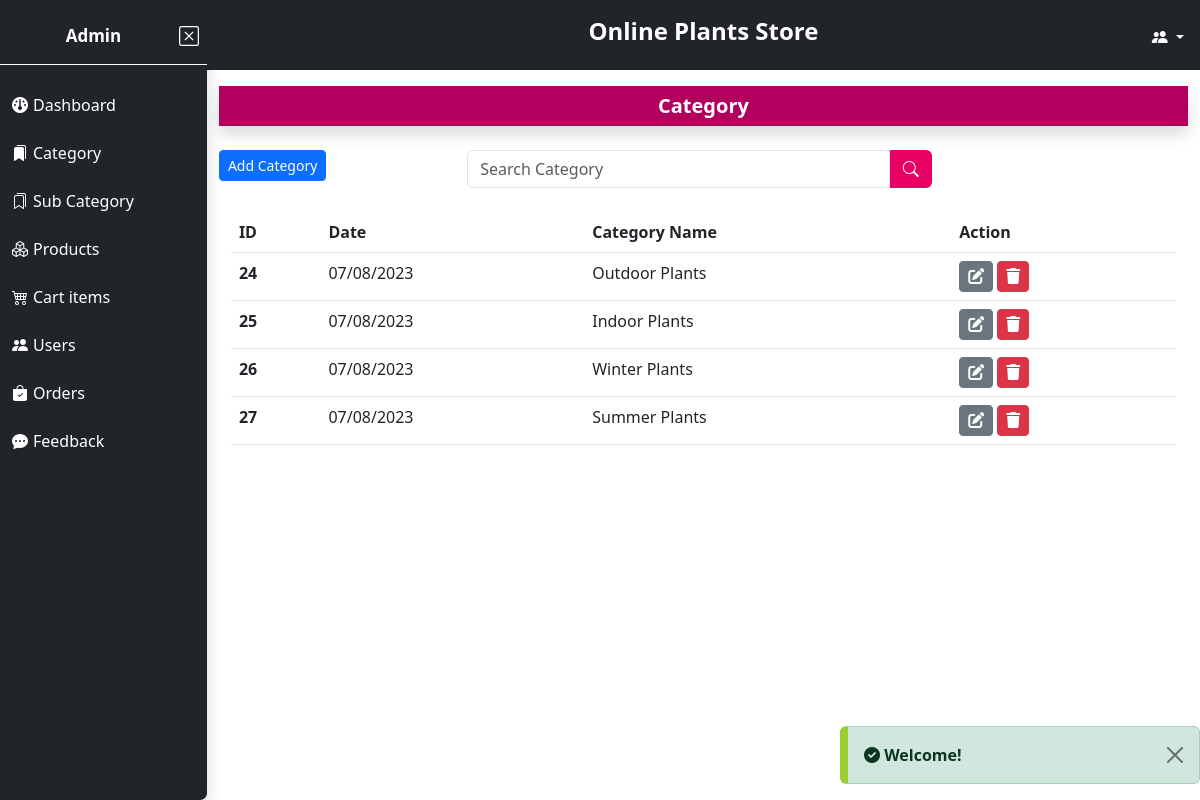
The page /Admin/categories.php (signed in) on the database its author committed.
### tables this page shows
CREATE TABLE `users` (
  `user_id` int(11) NOT NULL,
  `user_name` varchar(255) NOT NULL,
  `user_email` varchar(255) NOT NULL,
  `user_number` varchar(255) NOT NULL,
  `user_add` text NOT NULL,
  `user_password` varchar(255) NOT NULL,
  `role_as` varchar(30) NOT NULL,
  `created_at` timestamp NOT NULL DEFAULT current_timestamp()
);

CREATE TABLE `setting` (
  `setting_id` int(11) NOT NULL,
  `web_logo` text DEFAULT NULL,
  `web_name` varchar(255) DEFAULT NULL,
  `car_1_img` text DEFAULT NULL,
  `car_1_heading` varchar(255) DEFAULT NULL,
  `car_1_text` varchar(300) DEFAULT NULL,
  `car_2_img` text DEFAULT NULL,
  `car_2_heading` varchar(255) DEFAULT NULL,
  `car_2_text` varchar(300) DEFAULT NULL,
  `car_3_img` text DEFAULT NULL,
  `car_3_heading` varchar(255) DEFAULT NULL,
  `car_3_text` varchar(300) DEFAULT NULL,
  `sEmail` varchar(255) DEFAULT NULL,
  `app_pass` varchar(255) DEFAULT NULL,
  `fb_link` text DEFAULT 'https://www.facebook.com/',
  `insta_link` text DEFAULT 'https://www.instagram.com/',
  `you_link` text DEFAULT 'https://www.Youtube.com/',
  `whatsapp` text DEFAULT 'https://web.whatsapp.com/'
);

CREATE TABLE `category` (
  `cate_id` int(11) NOT NULL,
  `cate_name` varchar(255) NOT NULL,
  `date` date NOT NULL DEFAULT current_timestamp()
);

### Admin/categories.php (the view, shortened to what this page needs)
<?php
include('./MainInclude/header.php');
?>
<div class="div-2 w-100">
    <?php
        include('MainInclude/topHeader.php');
    ?>
    <div class="container-fluid">
        <h5 class="shadow mb-4 mt-3 d-flex align-items-center" style="width:100%;background-color:#B3005E;">
            <strong class="p-2 text-white text-center w-100">Category</strong>
        </h5>
        <div class="row mb-4">
            <div class="addButton col-md-3">
                <a href="add_category.php" class="btn btn-sm btn-primary">Add Category</a>
            </div>
            <form action="" method="post" class="cate_search d-flex  col-md-6 ">
                <div class="cate_search me-2 w-100 d-flex justify-content-center">
                    <input type="text" name="cate_search_input" id="cate_search_input" class="form-control searchBar" placeholder="Search Category">
                    <button class="btn searchBarBtn"><i class="bi bi-search"></i></button>
                </div>
            </form>
        </div>
        <div class="container-fluid" style="overflow-x: auto;">
            <table class="table table-hover table-responsive" id="parent_cate_table">
                <thead>
                    <tr>
                        <th scope="col">ID</th>
                        <th scope="col">Date</th>
                        <th scope="col">Category Name</th>
                        <th scope="col">Action</th>
                    </tr>
                </thead>
                <tbody id="search_data">
                    <?php
                        include('../dbConnection.php');
                        $query = "SELECT * FROM category";
                        $result = mysqli_query($conn,$query);
                        if(mysqli_num_rows($result) > 0){
                            while($rows = mysqli_fetch_assoc($result)){
                                $date = $rows['date'];
                                $formatedDate = date('d/m/Y',strtotime($date));
                    ?>
                    <tr>
                        <th scope="row"><?php if(isset($rows['cate_id'])){ echo $rows['cate_id'];} ?></th>
                        <td><?php if(isset($formatedDate)){ echo $formatedDate;} ?></td>
                        <td><?php if(isset($rows['cate_name'])){ echo $rows['cate_name'];} ?></td>
                        <td>
                            <a href="edit_category.php?cate_id=<?php echo $rows['cate_id']?>" class="btn btn-sm btn-secondary">
                                <i class="fa-sharp fa-solid fa-pen-to-square fs-6"></i>
                            </a>
                            <a href="categories.php?deleteCategory_cate_id=<?php echo $rows['cate_id']?>" class="btn btn-sm btn-danger">
                                <i class="fa-sharp fa-solid fa-trash fs-6"></i>
                            </a>
                        </td>
                    </tr>
                    <?php
                            }
                        }
                    ?>
                </tbody>
            </table>
        </div>
    </div>
</div>
<?php
include('./MainInclude/footer.php');
?>

### Admin/MainInclude/header.php (shortened to what this page needs)
<?php
$directiryURI = $_SERVER['REQUEST_URI'];
$path = parse_url($directiryURI,PHP_URL_PATH);
$components = explode('/',$path);
$page = $components[3];
?>
<!doctype html>
<html lang="en">
<head>
  <link href="https://cdnjs.cloudflare.com/ajax/libs/font-awesome/6.0.0/css/all.min.css" rel="stylesheet" />
  <link rel="stylesheet" href="https://cdn.jsdelivr.net/npm/bootstrap-icons@1.10.2/font/bootstrap-icons.css">
  <link href="https://cdn.jsdelivr.net/npm/bootstrap@5.3.0-alpha1/dist/css/bootstrap.min.css" rel="stylesheet">
  <link rel="stylesheet" href="style.css">
</head>
<body>
  <div class="Main d-flex">
    <div class="div-1 Sidebar-menu bg-dark shadow" style="width: 250px;height:100vh;">
      <h6 class=" text-white p-2 pt-4 pb-3 d-flex justify-content-between align-items-center" style="border-bottom: 1px solid white;">
        <div class=" d-flex justify-content-center w-100">
          <strong class="sidebarHeading" style="font-size: 17px;">
            <?php
            include('../dbConnection.php');
            $admin_id = $_SESSION['admin_id'];
            $query = "SELECT user_name FROM users WHERE user_id = '$admin_id'";
            $runQ = mysqli_query($conn, $query);
            if (mysqli_num_rows($runQ) > 0) {
              $admin_detail = mysqli_fetch_assoc($runQ);
              echo $admin_detail['user_name'];
            }
            else {
              echo "Admin";
            }
            ?>
          </strong>
        </div>
        <i class="bi bi-x-square close-menu-btn fs-5" style="filter:brightness(0) invert(1);cursor:pointer;"></i>
      </h6>
      <nav class="sidebar">
        <ul class="p-1 me-1" id="myDiv">
          <li class="dropable transition text-white mt-2 nav-li <?php if($page == 'dashboard.php'){ echo "active";}?>" style="width: auto;">
            <a href="./dashboard.php" class="dropdown-icon nav-link text-white w-100 p-2">
              <i class="fa-sharp fa-solid fa-gauge dropdown-icon"></i>
              <span>Dashboard</span>
            </a>
          </li>
          <li class="dropable transition text-white mt-2 nav-li <?php if($page == 'categories.php'){ echo "active";}?>" style="width: auto;">
            <a href="./categories.php" class="dropdown-icon nav-link text-white w-100  p-2">
              <i class="bi bi-bookmarks-fill dropdown-icon"></i>
              <span>Category</span>
            </a>
          </li>
          <li class="dropable transition text-white mt-2 nav-li <?php if($page == 'sub_category.php'){ echo "active";}?>" style="width: auto;">
            <a href="./sub_category.php" class="dropdown-icon nav-link text-white w-100  p-2">
              <i class="bi bi-bookmarks dropdown-icon"></i>
              <span>Sub Category</span>
            </a>
          </li>
          <li class="dropable transition text-white mt-2 nav-li <?php if($page == 'products.php'){ echo "active";}?>" style="width: auto;">
            <a href="./products.php" class="dropdown-icon nav-link text-white w-100  p-2">
              <i class="bi bi-boxes dropdown-icon"></i>
              <span>Products</span>
            </a>
          </li>
          <li class="dropable transition text-white mt-2 nav-li <?php if($page == 'cart_items.php'){ echo "active";}?>" style="width: auto;">
            <a href="./cart_items.php" class="dropdown-icon nav-link text-white w-100  p-2">
              <i class="bi bi-cart4 dropdown-icon"></i>
              <span>Cart items</span>
            </a>
          </li>
          <li class="dropable transition text-white mt-2 nav-li <?php if($page == 'all_users.php'){ echo "active";}?>" style="width: auto;">
            <a href="./all_users.php" class="dropdown-icon nav-link text-white w-100  p-2">
              <i class="bi bi-people-fill dropdown-icon"></i>
              <span>Users</span>
            </a>
          </li>
          <li class="dropable transition text-white mt-2 nav-li <?php if($page == 'orders.php'){ echo "active";}?>" style="width: auto;">
            <a href="./orders.php" class="dropdown-icon nav-link text-white w-100  p-2">
              <i class="bi bi-bag-check-fill dropdown-icon"></i>
              <span>Orders</span>
            </a>
          </li>
          <li class="dropable transition text-white mt-2 nav-li <?php if($page == 'feedback.php'){ echo "active";}?>" style="width: auto;">
            <a href="./feedback.php" class="dropdown-icon nav-link text-white w-100  p-2">
              <i class="bi bi-chat-dots-fill dropdown-icon"></i>
              <span>Feedback</span>
            </a>
          </li>
        </ul>
      </nav>
    </div>

### Admin/MainInclude/topHeader.php (shortened to what this page needs)
<div class=" text-white bg-dark d-flex align-items-center" style="background-color:#00adff;height:70px">
    <header>
        <div class="item-2 ">
            <h4 class=" text-center topheaderHeading"><strong>
            <?php
              include('../dbConnection.php');
              $query = "SELECT web_name FROM setting";
              $runQuery = mysqli_query($conn,$query);
              if(mysqli_num_rows($runQuery) > 0){
                $web_detail = mysqli_fetch_assoc($runQuery);
                if(isset($web_detail['web_name']) && $web_detail['web_name'] != null){
                    echo $web_detail['web_name'];
                }
                else{
                    echo "Website Name";
                }
              }
              else{
                echo "Website Name";
              }
            ?>
            </strong></h4>
        </div>
        <div class="item-3 ">
            <div class=" dropdown d-flex align-items-center" style="cursor:pointer;">
                <div class="dropdown-toggle btn-sm me-3 mt-2" data-bs-toggle="dropdown" aria-expanded="false">
                    <i class="bi bi-people-fill "></i>
                </div>
            </div>
        </div>
    </header>
</div>

### Admin/style.css (style rules this page uses)
* { margin: 0px; padding: 0px; box-sizing: border-box; }
:root { --btn-hover-color:#E90064; }
header { width: 100%; display: grid; grid-template-columns: repeat(3, 1fr); grid-template-rows: 1fr; justify-items: center; }
.item-2 { grid-column-start: 2; }
.item-3 { grid-column-start: 3; justify-self: end; }
.Sidebar-menu { width: 250px; height: 100vh; border-bottom-right-radius: 7px; transition: all 0.3s ease-in; }
.div-2 { height: 100vh; overflow-y: auto; }
.nav-li { list-style-type: none; border-radius:8px; cursor: pointer; transition: all 0.4s ease-in; }
ul li a { text-decoration: none; }
.dropdown-icon { filter: brightness(0) invert(1); display: flex; align-items: center; margin-right: 5px; }
.searchBar { border-top-right-radius: 0px; border-bottom-right-radius: 0px; }
.searchBarBtn { border-top-left-radius: 0px; border-bottom-left-radius: 0px; background-color: #E90064; color: white; }
@media screen and (max-width:1210px) { .sidebarHeading { font-size: 14px; } }

### rows shown on the page
users: user_name "Admin"
setting: web_name "Online Plants Store"
category: cate_id "24", date "07/08/2023", cate_name "Outdoor Plants"
category: cate_id "25", date "07/08/2023", cate_name "Indoor Plants"
category: cate_id "26", date "07/08/2023", cate_name "Winter Plants"
category: cate_id "27", date "07/08/2023", cate_name "Summer Plants"

### other values the page prints
$_SESSION['status_success'] "Welcome!"
